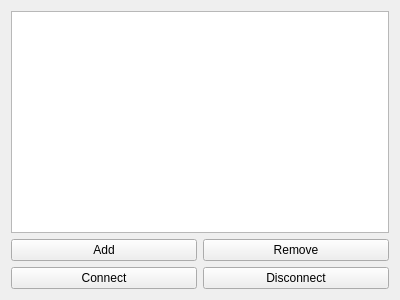
<?xml version="1.0" encoding="UTF-8"?>
<ui version="4.0">
 <class>Form</class>
 <widget class="QWidget" name="Form">
  <property name="geometry">
   <rect>
    <x>0</x>
    <y>0</y>
    <width>400</width>
    <height>300</height>
   </rect>
  </property>
  <property name="windowTitle">
   <string>Form</string>
  </property>
  <layout class="QVBoxLayout" name="verticalLayout">
   <item>
    <widget class="QTableView" name="tableView">
     <property name="selectionBehavior">
      <enum>QAbstractItemView::SelectRows</enum>
     </property>
     <attribute name="horizontalHeaderStretchLastSection">
      <bool>true</bool>
     </attribute>
    </widget>
   </item>
   <item>
    <layout class="QHBoxLayout" name="horizontalLayout">
     <item>
      <widget class="QPushButton" name="pushButton_add">
       <property name="text">
        <string>Add</string>
       </property>
      </widget>
     </item>
     <item>
      <widget class="QPushButton" name="pushButton_remove">
       <property name="text">
        <string>Remove</string>
       </property>
      </widget>
     </item>
    </layout>
   </item>
   <item>
    <layout class="QHBoxLayout" name="horizontalLayout_2">
     <item>
      <widget class="QPushButton" name="pushButton_connect">
       <property name="text">
        <string>Connect</string>
       </property>
      </widget>
     </item>
     <item>
      <widget class="QPushButton" name="pushButton_disconnect">
       <property name="text">
        <string>Disconnect</string>
       </property>
      </widget>
     </item>
    </layout>
   </item>
  </layout>
 </widget>
 <resources/>
 <connections/>
</ui>
